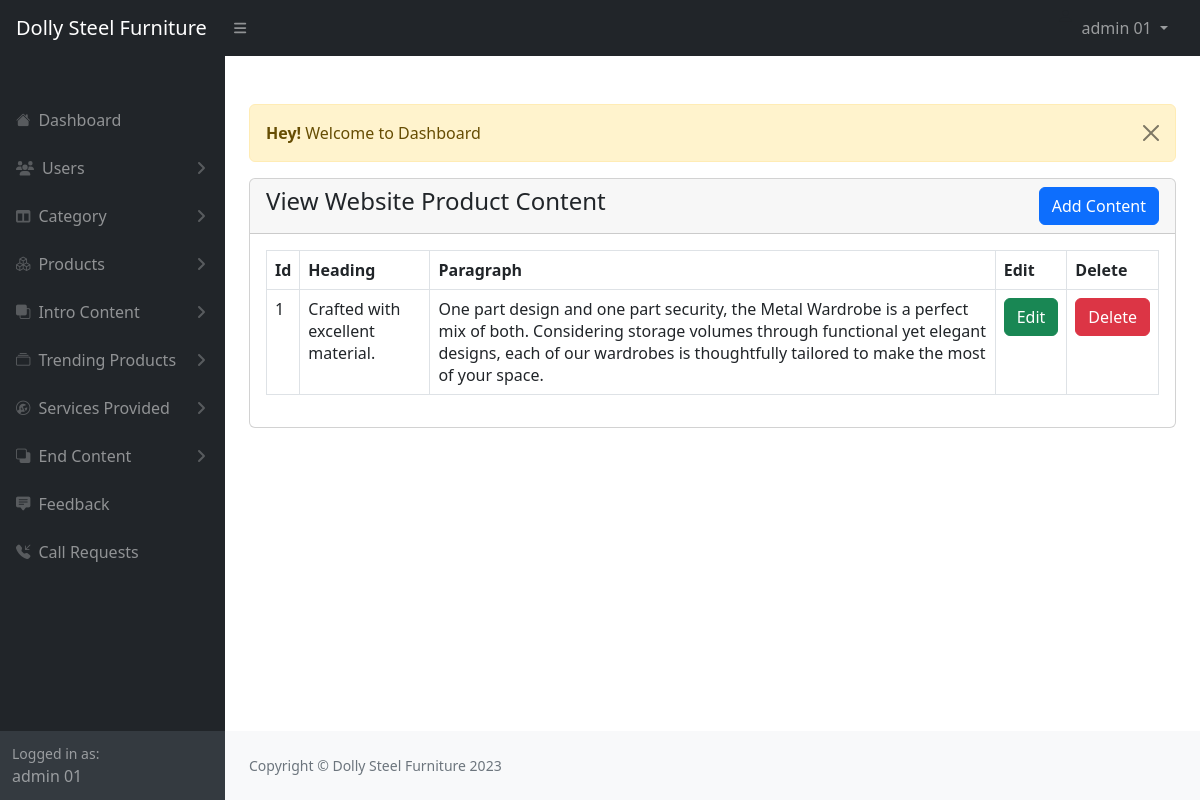
/admin/view-websiteProduct.php (signed in), run on the app's committed database.
### tables this page shows
CREATE TABLE `product_content` (
  `id` int(11) NOT NULL,
  `heading` varchar(255) NOT NULL,
  `paragraph` varchar(255) NOT NULL
);

### admin/view-websiteProduct.php (the view, shortened to what this page needs)
<?php
      include("./includes/header.php");
?>
<div class="container-fluid px-4">
      <div class="row">
            <div class="col-md-12">
                  <?php include('./message.php'); ?>
                  <div class="card">
                        <div class="card-header">
                              <h4>View Website Product Content
                                    <a href="./add-websiteProduct.php" class="btn btn-primary float-end">Add Content</a>
                              </h4>
                        </div>
                        <div class="card-body">
                        <div class="table-responsive">
                              <table class="table table table-bordered table-stripe">
                                    <thead>
                                          <tr>
                                                <th>Id</th>
                                                <th>Heading</th>
                                                <th>Paragraph</th>
                                                <th>Edit</th>
                                                <th>Delete</th>
                                          </tr>
                                    </thead>
                                    <tbody>
                                    <?php
                                          $product = "SELECT * FROM product_content";
                                          $product_query = mysqli_query($con, $product);
                                          if(mysqli_num_rows($product_query) > 0){
                                                foreach($product_query as $item){
                                                      ?>
                                                      <tr>
                                                            <td> <?= $item['id']; ?> </td>
                                                            <td> <?= $item['heading']; ?> </td>
                                                            <td> <?= $item['paragraph']; ?> </td>
                                                            <td> <a href="./edit-websiteProduct.php?id= <?= $item['id']; ?>" class="btn btn-success">Edit</a> </td>
                                                            <td>
                                                                  <form action="./code.php" method="POST">
                                                                        <button type="submit" name="delete_productContent" value="<?= $item['id'];?>" class="btn btn-danger">Delete</button>
                                                                  </form>
                                                            </td>
                                                      </tr>
                                                      <?php
                                                }
                                          }
                                          else{
                                                ?>
                                                      <tr>
                                                            <td colspan="5">No Record Found</td>
                                                      </tr>
                                                <?php
                                          }
                                    ?>
                                    </tbody>
                              </table>
                        </div>
                        </div>
                  </div>
            </div>
      </div>
</div>
<?php
      include("./includes/footer.php");
      include("./includes/scripts.php");
?>

### data on the page
product_content: id "1", heading "Crafted with excellent material.", paragraph "One part design and one part security, the Metal Wardrobe is a perfect mix of both. Considering storage volumes through functional yet elegant designs, each of our wardrobes is thoughtfully tailored to make the most of your space."

### other printed values
$_SESSION['auth_user']['user_name'] "admin 01"
$_SESSION['message'] "Welcome to Dashboard"
